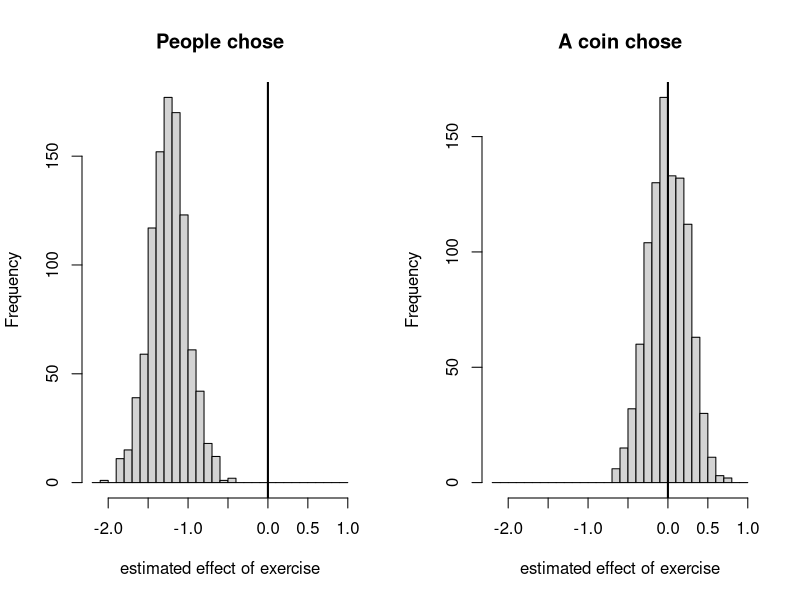

The R source for this figure:
## ---- chunk 1
#| label: fig-confounding
#| fig-cap: "One thousand simulated studies of each kind, n = 200. The true effect of exercise is zero, marked by the vertical line. Observational studies (left) are wrong by about 1.2 points and know nothing of it; randomized ones (right) are centred on the truth and are just as noisy."
#| fig-width: 7
#| fig-height: 3.2
sim_study <- function(randomize, n = 200) {
  motivation <- rnorm(n)
  exercise   <- if (randomize) rbinom(n, 1, 0.5) else rbinom(n, 1, plogis(motivation))
  symptoms   <- 10 - 1.5 * motivation + 0 * exercise + rnorm(n)
  coef(lm(symptoms ~ exercise))[["exercise"]]
}
set.seed(1)
observational <- replicate(1000, sim_study(randomize = FALSE))
randomized    <- replicate(1000, sim_study(randomize = TRUE))

bins <- seq(-2.2, 1.0, by = 0.1)
par(mfrow = c(1, 2))
hist(observational, breaks = bins, xlim = c(-2.2, 1.0),
     main = "People chose", xlab = "estimated effect of exercise")
abline(v = 0, lwd = 2)
hist(randomized, breaks = bins, xlim = c(-2.2, 1.0),
     main = "A coin chose", xlab = "estimated effect of exercise")
abline(v = 0, lwd = 2)
